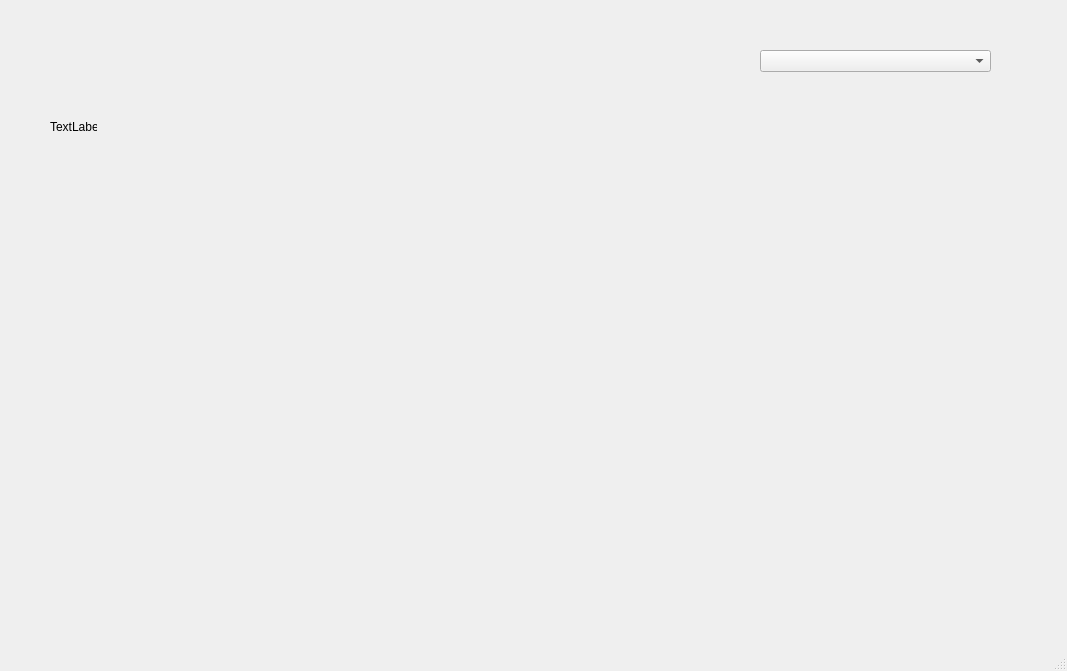
<?xml version="1.0" encoding="UTF-8"?>
<ui version="4.0">
 <class>MainWindow</class>
 <widget class="QMainWindow" name="MainWindow">
  <property name="geometry">
   <rect>
    <x>0</x>
    <y>0</y>
    <width>1067</width>
    <height>671</height>
   </rect>
  </property>
  <property name="windowTitle">
   <string>MainWindow</string>
  </property>
  <widget class="QWidget" name="centralwidget">
   <widget class="QComboBox" name="stocks_combobox">
    <property name="geometry">
     <rect>
      <x>760</x>
      <y>50</y>
      <width>231</width>
      <height>22</height>
     </rect>
    </property>
   </widget>
   <widget class="QWidget" name="widget" native="true">
    <property name="geometry">
     <rect>
      <x>50</x>
      <y>190</y>
      <width>941</width>
      <height>421</height>
     </rect>
    </property>
   </widget>
   <widget class="QLabel" name="stock_name_label">
    <property name="geometry">
     <rect>
      <x>50</x>
      <y>60</y>
      <width>361</width>
      <height>16</height>
     </rect>
    </property>
    <property name="text">
     <string/>
    </property>
   </widget>
   <widget class="QLabel" name="stock_info_label">
    <property name="geometry">
     <rect>
      <x>50</x>
      <y>120</y>
      <width>47</width>
      <height>13</height>
     </rect>
    </property>
    <property name="text">
     <string>TextLabel</string>
    </property>
   </widget>
  </widget>
  <widget class="QMenuBar" name="menubar">
   <property name="geometry">
    <rect>
     <x>0</x>
     <y>0</y>
     <width>1067</width>
     <height>21</height>
    </rect>
   </property>
  </widget>
  <widget class="QStatusBar" name="statusbar"/>
 </widget>
 <resources/>
 <connections/>
</ui>
